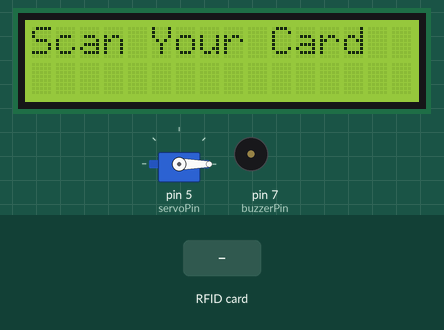
Simulated run of this sketch. Board: Arduino Uno, built with avr-gcc and run on an emulated ATmega328P. Shown: servo, 16×2 character LCD, buzzer (waves = sounding, pin HIGH). The test bench sets the inputs (shaded band). Pins used as bus, display or sensor lines are not drawn; what the sketch prints to the serial monitor is not drawn.

Above: at 1.3 s.
1.4 s: RFID card 4A 19 7D BD held to the reader
At 3.4 s:
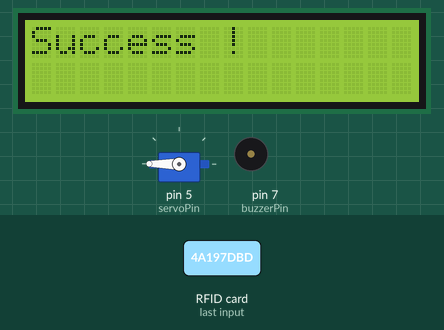
4.1 s: RFID card 5E 7A 19 C4 held to the reader
At 6.4 s:
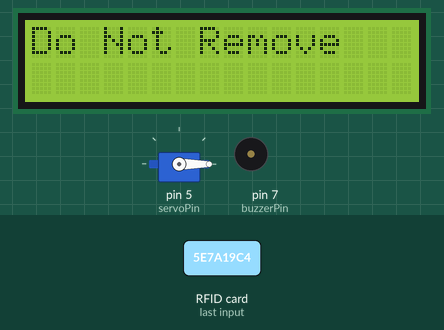
7.1 s: RFID card 96 14 1E F9 held to the reader
At 9.84 s:
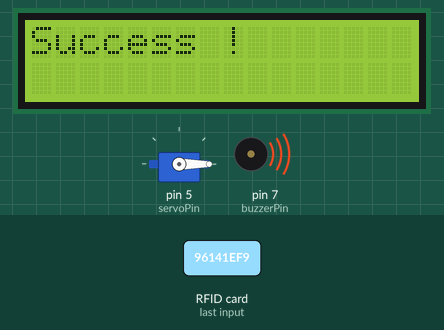
10.1 s: RFID card 19 CD 5C 59 held to the reader
At 13.7 s:
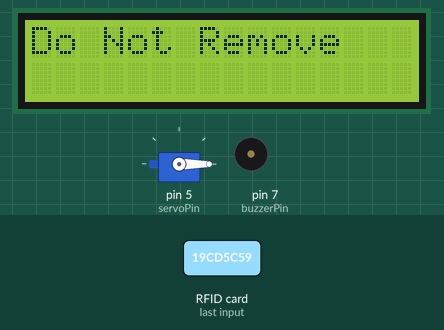
Timing chart, 0 to 14.1 s (numbered marks = the images above; inputs shaded):
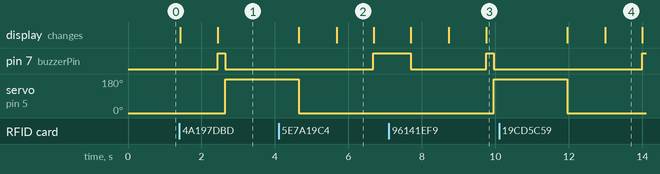

The sketch:

Final_Read.ino
```cpp
#include <Wire.h>
#include <LiquidCrystal_I2C.h>
#include <SPI.h>
#include <MFRC522.h>
#include <Servo.h>

#define RST_PIN 9
#define SS_PIN 10

const int servoPin = 5;
const int buzzerPin = 7;

String cardUID ="";

String allowedUIDs[] = {
  "4a197dbd",  // Add more UIDs as needed
  "96141ef9",
  "19cd5c59",
  "59b044c2" // Example UID
};

MFRC522 mfrc522(SS_PIN, RST_PIN);
MFRC522::MIFARE_Key key;

LiquidCrystal_I2C lcd(0x27, 16, 2);
Servo myServo;

void setup() {
  Serial.begin(9600);
  SPI.begin();
  myServo.attach(servoPin);
  myServo.write(0);
  mfrc522.PCD_Init();
  lcd.init();
  lcd.backlight();
  for (byte i = 0; i < 6; i++) {
    key.keyByte[i] = 0xFF;
  }
  pinMode(buzzerPin, OUTPUT);
}

void readNameAndEmployeeID() {
  byte nameBlockAddr = 2; // Block 2 stores the name and its length.
  byte idBlockAddr = 1;   // Block 1 stores the employee ID.
  byte buffer[18];
  byte size = sizeof(buffer);

  MFRC522::StatusCode status;

  // Authenticate using key A for name block
  status = (MFRC522::StatusCode) mfrc522.PCD_Authenticate(MFRC522::PICC_CMD_MF_AUTH_KEY_A, nameBlockAddr, &key, &(mfrc522.uid));
  if (status != MFRC522::STATUS_OK) {
    return;  // Authentication failed
  }

  // Read the length of the name from byte 0 in block 2
  status = (MFRC522::StatusCode) mfrc522.MIFARE_Read(nameBlockAddr, buffer, &size);
  if (status != MFRC522::STATUS_OK) {
    return;  // Read failed
  }

  byte nameLength = buffer[0];

  // Read the name from the remaining bytes in block 2
  status = (MFRC522::StatusCode) mfrc522.MIFARE_Read(nameBlockAddr, buffer, &size);
  if (status != MFRC522::STATUS_OK) {
    return;  // Read failed
  }

  char name[16]; // Maximum name length
  for (byte i = 1; i <= nameLength; i++) {
    name[i - 1] = (char)buffer[i];
  }
  name[nameLength] = '\0';

  // Authenticate using key A for employee ID block
  status = (MFRC522::StatusCode) mfrc522.PCD_Authenticate(MFRC522::PICC_CMD_MF_AUTH_KEY_A, idBlockAddr, &key, &(mfrc522.uid));
  if (status != MFRC522::STATUS_OK) {
    return;  // Authentication failed
  }

  // Read the employee ID from byte 0 in block 1
  status = (MFRC522::StatusCode) mfrc522.MIFARE_Read(idBlockAddr, buffer, &size);
  if (status != MFRC522::STATUS_OK) {
    return;  // Read failed
  }

  char employeeID[7]; // Maximum 6 characters for the employee ID
  for (byte i = 0; i < 6; i++) {
    employeeID[i] = (char)buffer[i];
  }
  employeeID[6] = '\0';
  Serial.print(cardUID);
  Serial.print(",");
  Serial.print(name);
  Serial.print(",");
  Serial.print(employeeID);
  Serial.print("\n");
  lcd.clear();
  lcd.setCursor(0, 0);
  lcd.print("Success !");
  digitalWrite(buzzerPin, HIGH);
  delay(200);
  digitalWrite(buzzerPin, LOW);
  myServo.write(180);
  delay(2000);
  myServo.write(0);
  lcd.clear();
}

void loop() {

  cardUID="";

  lcd.setCursor(0,0);
  lcd.print("Scan Your Card");

  if (!mfrc522.PICC_IsNewCardPresent()) {
    return;
  }

  if (!mfrc522.PICC_ReadCardSerial()) {
    return;
  }
  lcd.clear();
  lcd.setCursor(0,0);
  lcd.print("Do Not Remove");
  delay(1000);
  for (byte i = 0; i < mfrc522.uid.size; i++) {
    cardUID += String(mfrc522.uid.uidByte[i], HEX);
  }

  bool isMatch = false;

  for (int i = 0; i < sizeof(allowedUIDs) / sizeof(allowedUIDs[0]); i++) {
    if (allowedUIDs[i].equals(cardUID)) {
      isMatch = true;
      break;
    }
  }

  if (isMatch) {
  readNameAndEmployeeID();
  mfrc522.PICC_HaltA();
  mfrc522.PCD_StopCrypto1();
  delay(1000);
  }
  else{
    digitalWrite(buzzerPin, HIGH);
    lcd.clear();
    lcd.setCursor(0, 0);
    lcd.print("Invalid Card");
    delay(1000);
    digitalWrite(buzzerPin, LOW);
    lcd.clear();
    mfrc522.PICC_HaltA();
    mfrc522.PCD_StopCrypto1();
    delay(1000);
  }
}
```

Measured:
- after the input at 1.4 s, pin 7 (buzzerPin): LOW → HIGH after 1.0 s, → LOW 0.20 s later; servo on pin 5 (servoPin): 0° → 180° after 1.2 s; the display: first changes at once (image 1 shows a later state)
- after the input at 4.1 s, pin 7 (buzzerPin): LOW → HIGH after 2.6 s; the display: first differs from a run without the input after 1.6 s (image 2)
- after the input at 7.1 s, servo on pin 5 (servoPin): 0° → 180° after 2.8 s; the display: first differs from a run without the input after 1.6 s (image 3 shows a later state)
- after the input at 10.1 s, pin 7 (buzzerPin): LOW → HIGH after 3.9 s; the display: first differs from a run without the input after 2.9 s (image 4)
- what the display in image 2 shows lasts 1.0 s, from 5.7 s to 6.7 s
